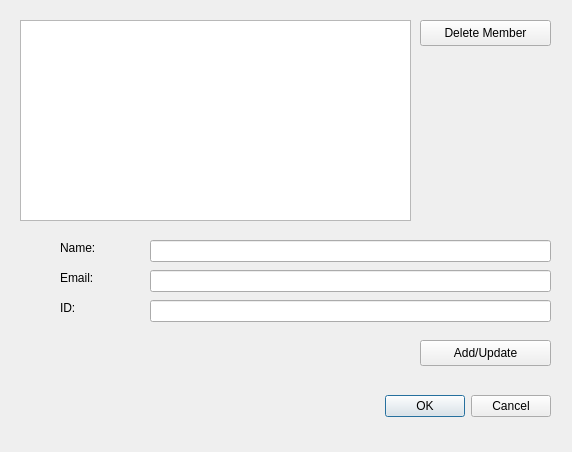
<?xml version="1.0" encoding="UTF-8"?>
<ui version="4.0">
 <class>Dialog</class>
 <widget class="QDialog" name="Dialog">
  <property name="geometry">
   <rect>
    <x>0</x>
    <y>0</y>
    <width>572</width>
    <height>452</height>
   </rect>
  </property>
  <property name="windowTitle">
   <string>Dialog</string>
  </property>
  <widget class="QDialogButtonBox" name="buttonBox">
   <property name="geometry">
    <rect>
     <x>210</x>
     <y>390</y>
     <width>341</width>
     <height>32</height>
    </rect>
   </property>
   <property name="orientation">
    <enum>Qt::Horizontal</enum>
   </property>
   <property name="standardButtons">
    <set>QDialogButtonBox::Cancel|QDialogButtonBox::Ok</set>
   </property>
  </widget>
  <widget class="QListWidget" name="team_members_widget">
   <property name="geometry">
    <rect>
     <x>20</x>
     <y>20</y>
     <width>391</width>
     <height>201</height>
    </rect>
   </property>
  </widget>
  <widget class="QPushButton" name="delete_member">
   <property name="geometry">
    <rect>
     <x>420</x>
     <y>20</y>
     <width>131</width>
     <height>26</height>
    </rect>
   </property>
   <property name="text">
    <string>Delete Member</string>
   </property>
  </widget>
  <widget class="QLineEdit" name="member_name">
   <property name="geometry">
    <rect>
     <x>150</x>
     <y>240</y>
     <width>401</width>
     <height>22</height>
    </rect>
   </property>
  </widget>
  <widget class="QLineEdit" name="member_email">
   <property name="geometry">
    <rect>
     <x>150</x>
     <y>270</y>
     <width>401</width>
     <height>22</height>
    </rect>
   </property>
  </widget>
  <widget class="QLineEdit" name="member_oid">
   <property name="geometry">
    <rect>
     <x>150</x>
     <y>300</y>
     <width>401</width>
     <height>22</height>
    </rect>
   </property>
  </widget>
  <widget class="QLabel" name="label">
   <property name="geometry">
    <rect>
     <x>60</x>
     <y>240</y>
     <width>60</width>
     <height>16</height>
    </rect>
   </property>
   <property name="text">
    <string>Name:</string>
   </property>
  </widget>
  <widget class="QLabel" name="label_2">
   <property name="geometry">
    <rect>
     <x>60</x>
     <y>270</y>
     <width>60</width>
     <height>16</height>
    </rect>
   </property>
   <property name="text">
    <string>Email:</string>
   </property>
  </widget>
  <widget class="QLabel" name="label_3">
   <property name="geometry">
    <rect>
     <x>60</x>
     <y>300</y>
     <width>60</width>
     <height>16</height>
    </rect>
   </property>
   <property name="text">
    <string>ID:</string>
   </property>
  </widget>
  <widget class="QPushButton" name="add_update">
   <property name="geometry">
    <rect>
     <x>420</x>
     <y>340</y>
     <width>131</width>
     <height>26</height>
    </rect>
   </property>
   <property name="text">
    <string>Add/Update</string>
   </property>
  </widget>
 </widget>
 <resources/>
 <connections>
  <connection>
   <sender>buttonBox</sender>
   <signal>accepted()</signal>
   <receiver>Dialog</receiver>
   <slot>accept()</slot>
   <hints>
    <hint type="sourcelabel">
     <x>248</x>
     <y>254</y>
    </hint>
    <hint type="destinationlabel">
     <x>157</x>
     <y>274</y>
    </hint>
   </hints>
  </connection>
  <connection>
   <sender>buttonBox</sender>
   <signal>rejected()</signal>
   <receiver>Dialog</receiver>
   <slot>reject()</slot>
   <hints>
    <hint type="sourcelabel">
     <x>316</x>
     <y>260</y>
    </hint>
    <hint type="destinationlabel">
     <x>286</x>
     <y>274</y>
    </hint>
   </hints>
  </connection>
 </connections>
</ui>
